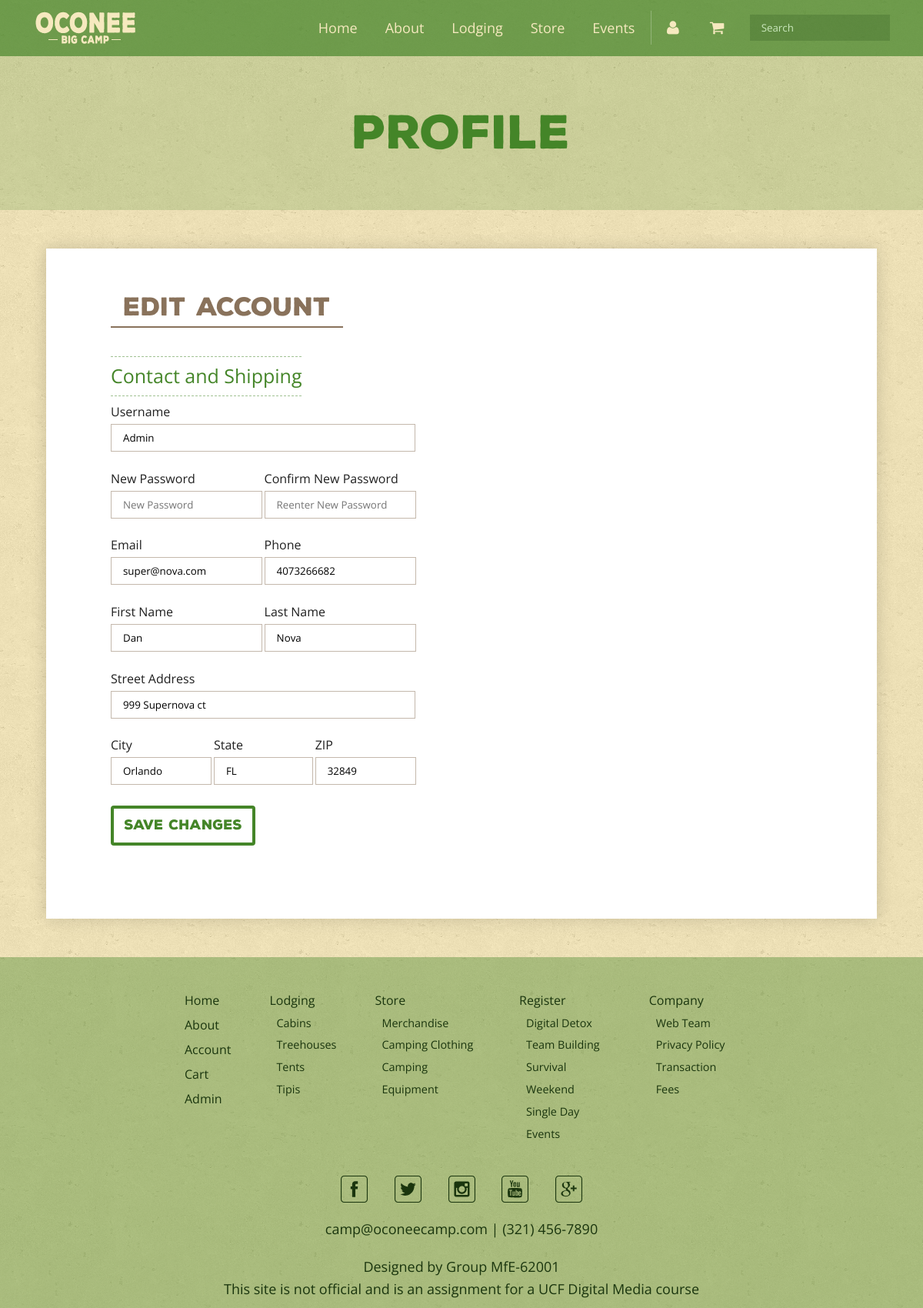
The page /client_edit.php (signed in) on the database its author committed.
### tables this page shows
CREATE TABLE `users` (
  `id` int(3) NOT NULL,
  `username` varchar(25) NOT NULL,
  `password` varchar(50) NOT NULL,
  `first_name` varchar(25) NOT NULL,
  `last_name` varchar(25) NOT NULL,
  `email` varchar(25) NOT NULL,
  `phone` varchar(15) DEFAULT NULL,
  `street` varchar(50) NOT NULL,
  `city` varchar(25) NOT NULL,
  `state` char(2) NOT NULL,
  `zip` int(5) NOT NULL,
  `country` varchar(25) DEFAULT NULL,
  `access` varchar(24) NOT NULL,
  `active` varchar(7) DEFAULT 'active'
);

### client_edit.php (the view, shortened to what this page needs)
<!doctype html>
<html lang="en">
	<head>
	</head>
	<body>
		<div class="container">
			<?php
				require("includes/header.php");
				$sesID = $_SESSION['id'];
				require("includes/accountEdit.php")
			?>
			<section class="banner">
				<h1>Profile</h1>
			</section>
			<section class="content-container">
				<section class="info-box-full clearfix">
					<h2>Edit Account</h2>
					<div class="listed-item clearfix">
						<div class="info-left">
							<?php
							  $sql = "SELECT id, username, first_name, last_name, email, phone, street, city, state, zip FROM users WHERE id = '$sesID'";
							  $result = $mysqli->query($sql);
							  if (mysqli_num_rows($result) == 0){
								  echo "No user was found.";
							  }else{
								 while($row = $result->fetch_assoc()) {
									  $username =$row['username'];
									  $first_name =$row['first_name'];
									  $last_name =$row['last_name'];
									  $email =$row['email'];
									  $phone =$row['phone'];
									  $street =$row['street'];
									  $city =$row['city'];
									  $state =$row['state'];
									  $zip =$row['zip'];
								 }
							  }
						  ?>
							<h3 class="accountHeader">Contact and Shipping</h3>
							<form class="accountInfo" method="post">
								<label for="accountUser">Username</label>
								<input type="text" autocomplete value="<?php echo $username ?>" class="accountUser" name="accountUser" id="accountUser">
								<br>
								<div class="form-block accountPass1">
									<label for="accountPass1">New Password</label>
									<input type="password" value="" name="accountPass1" id="accountPass1" placeholder="New Password">
								</div>
								<div class="form-block accountPass2">
									<label for="accountPass2">Confirm New Password</label>
									<input type="password" value="" name="accountPass2" id="accountPass2" placeholder="Reenter New Password">
								</div>
								<br>
								<div class="form-block accountEmail">
									<label for="accountEmail">Email</label>
									<input type="email" autocomplete value="<?php echo $email ?>" name="accountEmail" id="accountEmail">
								</div>
								<div class="form-block accountPhone">
									<label for="accountPhone">Phone</label>
									<input type="tel" autocomplete value="<?php echo $phone ?>" name="accountPhone" id="accountPhone">
								</div>
								<br>
								<div class="form-block accountFirst">
									<label for="accountFirst">First Name</label>
									<input type="text" autocomplete value="<?php echo $first_name ?>" name="accountFirst" id="accountFirst">
								</div>
								<div class="form-block accountLast">
									<label for="accountLast">Last Name</label>
									<input type="text" autocomplete value="<?php echo $last_name ?>" name="accountLast" id="accountLast">
								</div>
								<br>
								<label for="accountStreet">Street Address</label>
								<input type="text" autocomplete value="<?php echo $street ?>" class="accountStreet" name="accountStreet" id="accountStreet">
								<br>
								<div class="form-block accountCity">
									<label for="accountCity">City</label>
									<input type="text" autocomplete value="<?php echo $city ?>" name="accountCity" id="accountCity">
								</div>
								<div class="form-block accountState">
									<label for="accountState">State</label>
									<input type="text" autocomplete value="<?php echo $state ?>" maxlength="2" name="accountState" id="accountState">
								</div>
								<div class="form-block accountZip">
									<label for="accountZip">ZIP</label>
									<input type="text" autocomplete value="<?php echo $zip ?>" maxlength="5" name="accountZip" id="accountZip">
								</div>
								<div class="cta">
									<input type="submit" value="Save Changes">
								</div>
							</form>
						</div>
					</div>
				</section>
			</section>
			<?php
				require("includes/footer.php");
			?>
		</div>
	</body>
</html>

### includes/footer.php (shortened to what this page needs)
<footer>
	<div class="footer-nav">
		<div class="footer-links">
			<ul>
				<li><a href="home.php">Home</a></li>
				<li><a href="about.php">About</a></li>
				<li><a href="client.php">Account</a></li>
				<li><a href="cart.php">Cart</a></li>
				<?php
					if( isset($_SESSION['id']) ){
						$admin_query = "SELECT access FROM users WHERE id = ".$_SESSION['id'];
						$admin_result = $mysqli->query($admin_query);
						while ( $row = $admin_result->fetch_object() ) {
					    	if( $row->access == "admin" || $row->access == "privileged" ) {
					    		echo '<li><a href="admin.php">Admin</a></li>';
					    	}
						}
					}
				?>
			</ul>
		</div>
		<div class="footer-links">
			<ul>
				<li>
					<a href="lodging.php">Lodging</a>
					<ul>
						<li><a href="catalog.php?category=cabin">Cabins</a></li>
						<li><a href="catalog.php?category=treehouse">Treehouses</a></li>
						<li><a href="catalog.php?category=tent">Tents</a></li>
						<li><a href="catalog.php?category=tipi">Tipis</a></li>
					</ul>
				</li>
			</ul>
		</div>
		<div class="footer-links">
			<ul>
				<li>
					<a href="store.php">Store</a>
					<ul>
						<li><a href="catalog.php?category=merchandise">Merchandise</a></li>
						<li><a href="catalog.php?category=clothing">Camping Clothing</a></li>
						<li><a href="catalog.php?category=equipment">Camping Equipment</a></li>
					</ul>
				</li>
			</ul>
		</div>
		<div class="footer-links">
			<ul>
				<li>
					<a href="register.php">Register</a>
					<ul>
						<li><a href="register.php#detox">Digital Detox</a></li>
						<li><a href="register.php#team">Team Building</a></li>
						<li><a href="register.php#survival">Survival Weekend</a></li>
						<li><a href="register.php#single-day">Single Day Events</a></li>
					</ul>
				</li>
			</ul>
		</div>
		<div class="footer-links">
			<ul>
				<li>
					<a href="webteam.php">Company</a>
					<ul>
						<li><a href="webteam.php">Web Team</a></li>
						<li><a href="privacypolicy.php">Privacy Policy</a></li>
						<li><a href="transactionfees.php">Transaction Fees</a></li>
					</ul>
				</li>
			</ul>
		</div>
	</div>
	<div class="footer-socials">
		<ul>
			<li>
				<a href="#"><img src="img/facebook-green.svg" alt="Facebook" height="35" width="35"></a>
			</li>
			<li>
				<a href="#"><img src="img/twitter-green.svg" alt="Twitter" height="35" width="35"></a>
			</li>
			<li>
				<a href="#"><img src="img/instagram-green.svg" alt="Instagram" height="35" width="35"></a>
			</li>
			<li>
				<a href="#"><img src="img/youtube-green.svg" alt="YouTube" height="35" width="35"></a>
			</li>
			<li>
				<a href="#"><img src="img/google-plus-green.svg" alt="Google Plus" height="35" width="35"></a>
			</li>
		</ul>
	</div>
	<div class="footer-contact">
		<p>
			<a href="mailto:camp@oconeecamp.com">camp@oconeecamp.com</a>
			<span class="spacing-border">|</span>
			<a href="tel:3214567890">(321) 456-7890</a>
		</p>
	</div>
	<p>Designed by Group MfE-62001</p>
	<p>This site is not official and is an assignment for a UCF Digital Media course</p>
</footer>

### rows shown on the page
users: accountUser "Admin", accountEmail "super@nova.com", accountPhone "4073266682", accountFirst "Dan", accountLast "Nova", accountStreet "999 Supernova ct", accountCity "Orlando", accountState "FL", accountZip "32849", access "Admin"
